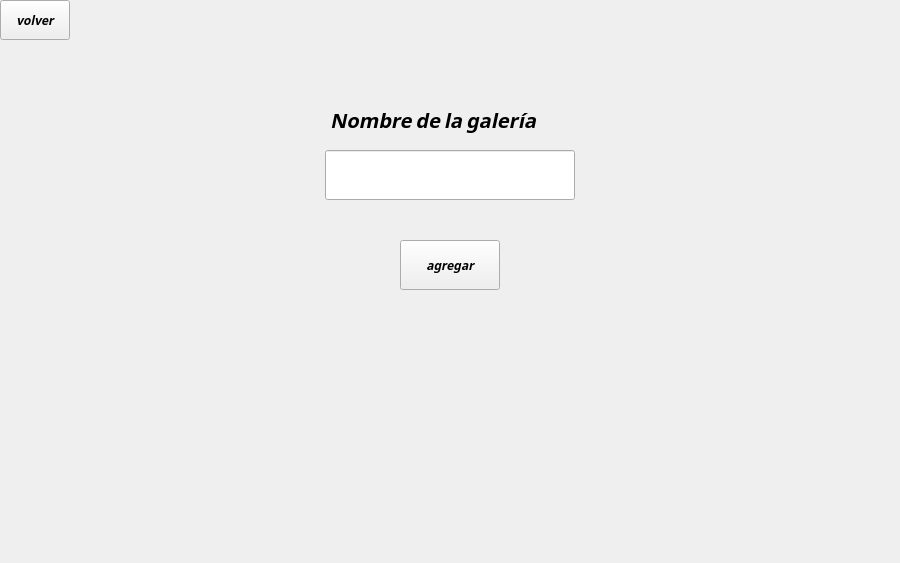
<?xml version="1.0" encoding="UTF-8"?>
<ui version="4.0">
 <class>ventanaGalerias</class>
 <widget class="QWidget" name="ventanaGalerias">
  <property name="geometry">
   <rect>
    <x>0</x>
    <y>0</y>
    <width>900</width>
    <height>563</height>
   </rect>
  </property>
  <property name="windowTitle">
   <string>Form</string>
  </property>
  <widget class="QLabel" name="fondoG">
   <property name="geometry">
    <rect>
     <x>0</x>
     <y>0</y>
     <width>900</width>
     <height>563</height>
    </rect>
   </property>
   <property name="text">
    <string/>
   </property>
  </widget>
  <widget class="QLineEdit" name="nombreGaleria">
   <property name="geometry">
    <rect>
     <x>325</x>
     <y>150</y>
     <width>250</width>
     <height>50</height>
    </rect>
   </property>
   <property name="font">
    <font>
     <family>Noto Sans Adlam</family>
     <pointsize>12</pointsize>
     <weight>75</weight>
     <italic>true</italic>
     <bold>true</bold>
    </font>
   </property>
  </widget>
  <widget class="QLabel" name="nombreLabel">
   <property name="geometry">
    <rect>
     <x>330</x>
     <y>100</y>
     <width>240</width>
     <height>40</height>
    </rect>
   </property>
   <property name="font">
    <font>
     <family>Noto Sans Adlam</family>
     <pointsize>15</pointsize>
     <weight>75</weight>
     <italic>true</italic>
     <bold>true</bold>
    </font>
   </property>
   <property name="text">
    <string>Nombre de la galería</string>
   </property>
  </widget>
  <widget class="QPushButton" name="volverButton">
   <property name="geometry">
    <rect>
     <x>0</x>
     <y>0</y>
     <width>70</width>
     <height>40</height>
    </rect>
   </property>
   <property name="font">
    <font>
     <family>Noto Sans Adlam</family>
     <weight>75</weight>
     <italic>true</italic>
     <bold>true</bold>
    </font>
   </property>
   <property name="text">
    <string>volver</string>
   </property>
  </widget>
  <widget class="QPushButton" name="agregarButton">
   <property name="geometry">
    <rect>
     <x>400</x>
     <y>240</y>
     <width>100</width>
     <height>50</height>
    </rect>
   </property>
   <property name="font">
    <font>
     <family>Noto Sans Adlam</family>
     <weight>75</weight>
     <italic>true</italic>
     <bold>true</bold>
    </font>
   </property>
   <property name="text">
    <string>agregar</string>
   </property>
  </widget>
 </widget>
 <resources/>
 <connections/>
</ui>
